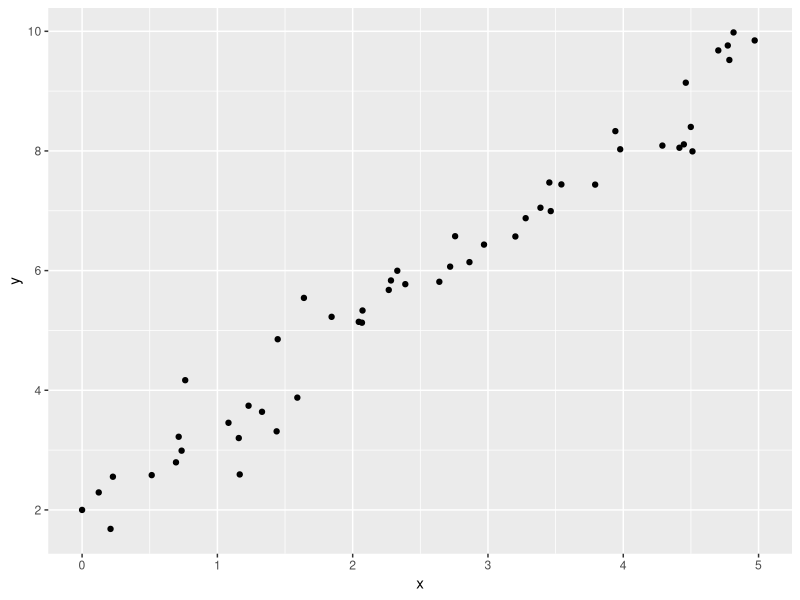
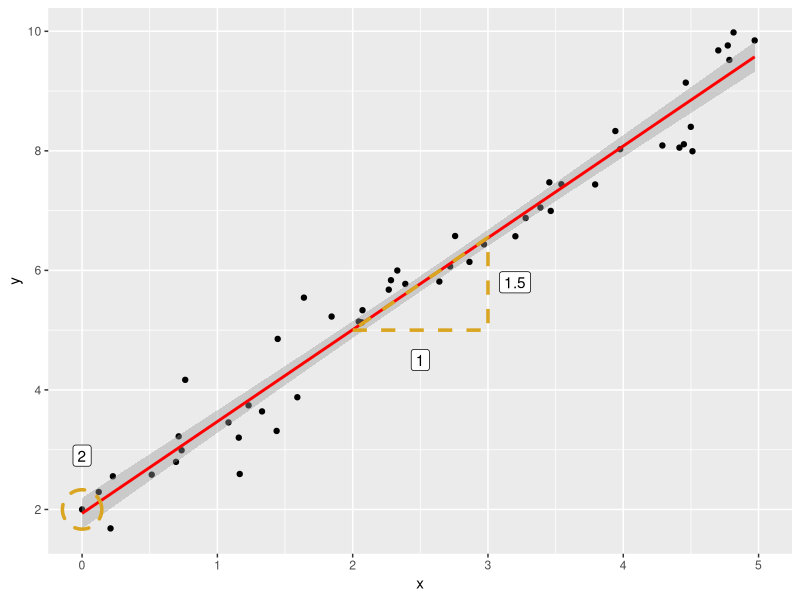
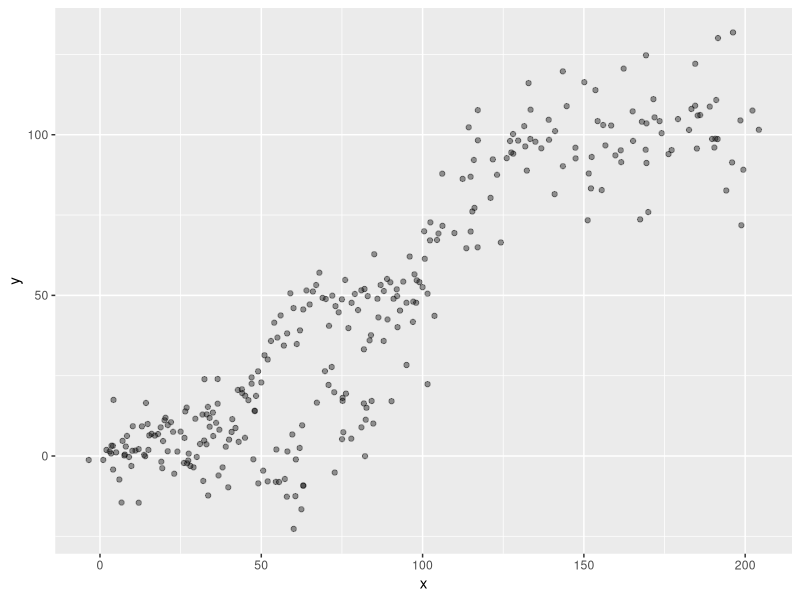
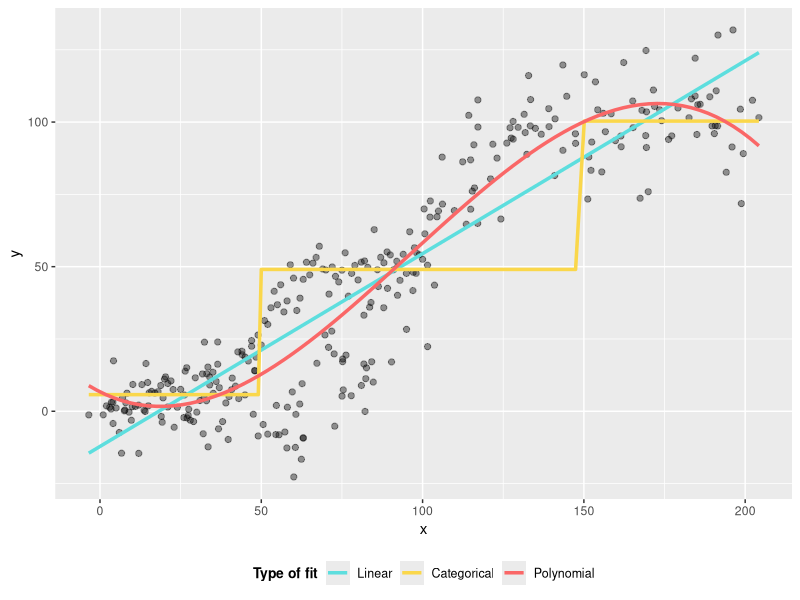
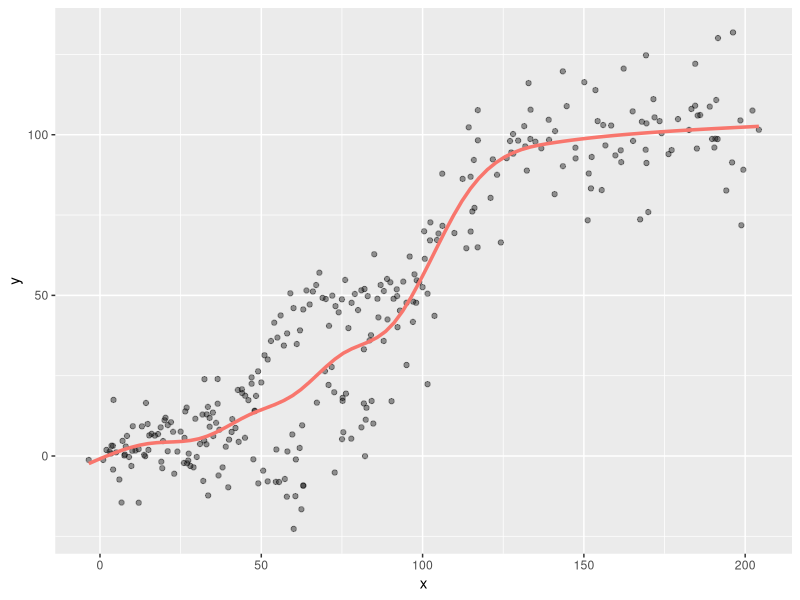
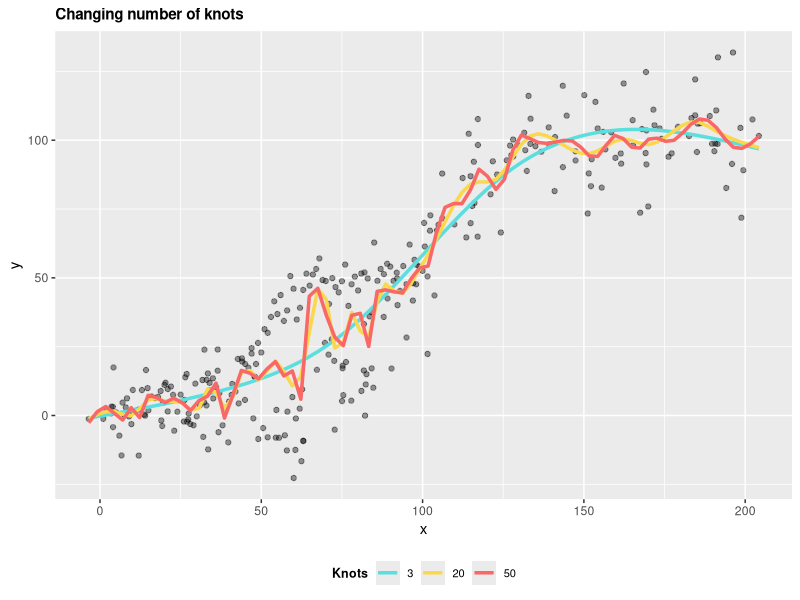
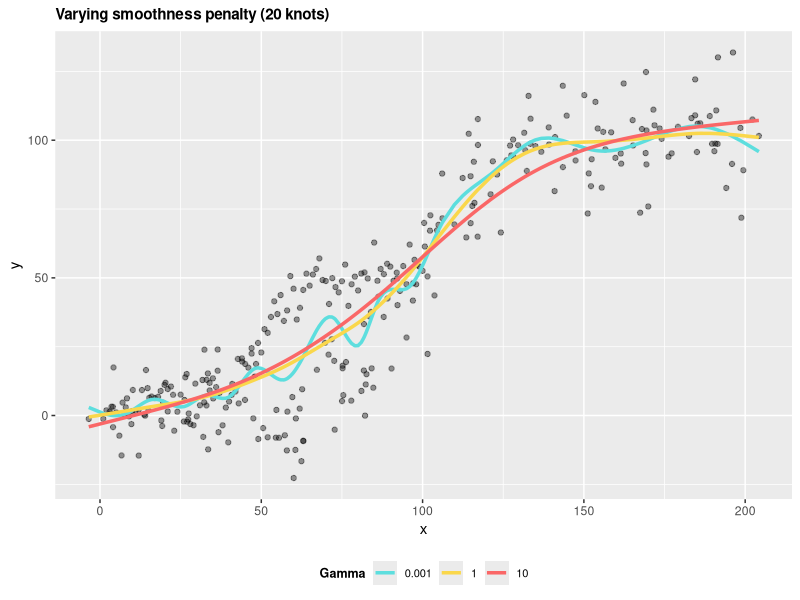
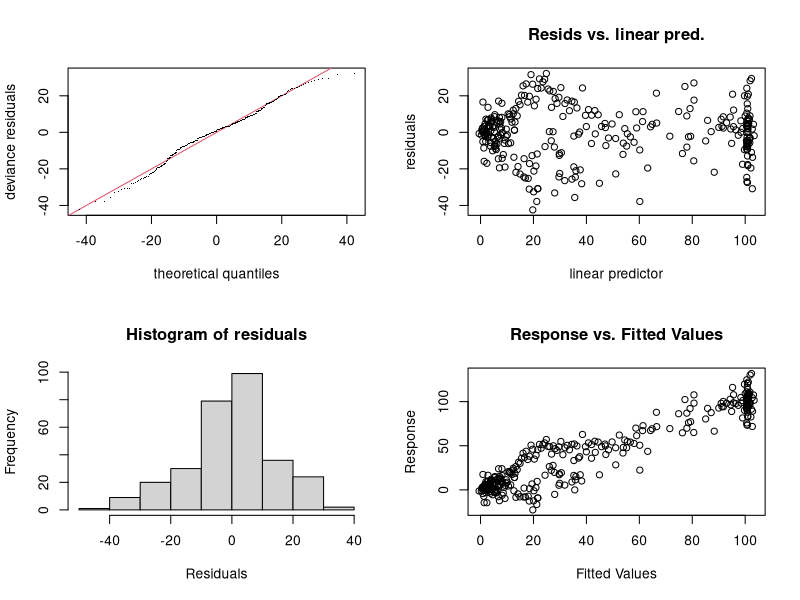

The R script that drew these images, in order:
## ---- chunk 1
options(htmltools.dir.version = FALSE)
knitr::opts_chunk$set(fig.width=10, fig.height=6, fig.align = "center", dev.args = list(png = list(type = "cairo"))) 

library(Cairo)

set.seed(123)

x <- c(runif(50, 0, 5), 0)
y <- 2 + (1.5 * x) + rnorm(50, 0, 0.5)
y[51] <- 2

my_data <- data.frame(x, y)

rm(list = c('x','y'))

x <- c(2,3,3)
y <- 2 + (1.5 * x)
y[2] <- y[1]
y[3] <- y[3] +0.05

dt2 <- data.frame(x, y)

rm(list = c('x','y'))

triangle<- data.frame(x=c(2.5, 3.2, 0),
y = c(4.5, 5.8, 2.9), 
label=c("1", "1.5", "2"))



## ---- chunk 2
#library(xaringanthemer)
#mono_light(base_color = "#23395b",
#           )
## ---- chunk 3
library(ggplot2)
library(ggforce)
a<-ggplot(my_data, aes(x=x,y=y))+
  geom_point()+
  scale_x_continuous(limits=c(0,5))+
  scale_y_continuous(breaks=seq(2,10,2))

a
## ---- chunk 4
a+geom_smooth(col="red", method="lm")+
  geom_polygon(aes(x=x, y=y), col="goldenrod", fill=NA, linetype="dashed", size=1.2, data=dt2)+
  geom_label(aes(x=x, y = y, label=label), data=triangle)+
  geom_mark_circle(aes(x=0, y=2, r=0.5), col="goldenrod",  fill=NA, linetype="dashed", size=1.2)
## ---- chunk 5
### Sigmoid function ### create a function to generate sigmoid pattern
sigmoid <- function(x, lower_asymptote, carrying_capacity, growth_rate, time_max) {
  return(lower_asymptote + ((carrying_capacity - lower_asymptote)/(1 + exp(-growth_rate * 
                                                                             (x - time_max)))))
}
x <- 1:100
x <- c(x, x+rnorm(x,x,2), x+rnorm(x, x, 5))
y <- sigmoid(1:100, 1, 50, 0.2, 50) + rnorm(100, 0, 5)
y <- c(y, y+rnorm(y, y, 3), y+rnorm(y, y, 8))
dt<-data.frame(x,y)

dt$cat<-factor(ifelse(dt$x<50, "a", ifelse(dt$x <150, "b", "c")))

dt$cat_pred<-predict(lm(dt$y ~ dt$cat))



ggplot(dt, aes(y=y, x=x))+
  geom_point(size=1.5, alpha=0.4)

## ---- chunk 6
ggplot(dt, aes(y=y, x=x))+
  geom_point(size=1.8, alpha=0.4)+
  geom_smooth(aes(col="A"), method = "lm",  se=FALSE, size=1.2)+
  geom_line(aes(y=cat_pred, col="B"),  size=1.2)+
  geom_smooth(aes(col="C"), method = "lm", formula= y~poly(x, 3),  se=FALSE, size=1.2)+
  scale_color_manual(values = c("#5DDEDE", "#FAD74B" ,"#FA6767"),
                     labels= factor(x=c("A", "B", "C"), levels=c("A", "B", "C"), labels=c("Linear", "Categorical", "Polynomial"), ordered=TRUE)
                     , name="Type of fit")+
  #ggtitle("Varying approximations for non-linear relationships")+
  theme(legend.position = "bottom",
        legend.title = element_text(face="bold", size=10),
        legend.text = element_text(size=9),
        plot.title = element_text(size = 12, face="bold") )
## ---- chunk 7
library(splines)
ggplot(dt, aes(y=y, x=x))+
  geom_point(size=1.5, alpha=0.4)+
  geom_smooth(aes(col="A"), method = "lm", formula = y~ns(x,10), se=FALSE, size=1.2, show.legend = FALSE)
## ---- chunk 8
library(viridis)
library(mgcv)

knotplot<-factor(c("3-knots" = "#5DDEDE", "20-knots" =  "#FAD74B" , "50-knots" ="#FA6767" ), ordered = TRUE)
knotplot<-factor(c("#5DDEDE", "#FAD74B" , "#FA6767" ), labels = c("3-knots", "20-knots" , "50-knots"), ordered = TRUE)

knotplot<-c("#5DDEDE"="3", "#FAD74B"="20" ,"#FA6767"="50") 
k2<-as.factor(knotplot)

ggplot(dt, aes(y=y, x=x))+
  geom_point(size=1.5, alpha=0.4)+
   geom_smooth(aes(col="A"), method = "lm", formula = y~ns(x,4), se=FALSE, size=1.2)+
   geom_smooth(aes(col="B"), method = "lm", formula = y~ns(x,31), se=FALSE, size=1.2)+
   geom_smooth(aes(col="C"), method = "lm", formula = y~ns(x,51), se = FALSE, size=1.2)+
  scale_color_manual(values = c("#5DDEDE", "#FAD74B" ,"#FA6767"),
                     labels= factor(x=c("A", "B", "C"), levels=c("A", "B", "C"), labels=c("3", "20", "50"), ordered=TRUE)
                     , name="Knots")+

  # scale_color_discrete(#values = c("#5DDEDE", "#FAD74B" ,"#FA6767")
  #                    breaks= c("3","20","50"), name="Knots" )+
  # 
  ggtitle("Changing number of knots")+
  theme(legend.title = element_text(face="bold", size=9),
        legend.text = element_text(size=8),
        legend.position = "bottom",
        plot.title = element_text(size = 11, face="bold") )


## ---- chunk 9
########### Use gam sim for sigmoid and show difference in lambda ###############

smsp<-gam(y~s(x, bs="cr", k=20), data=dt, gamma=0.001)
dt$sp1<-predict(smsp, type="response")

smsp2<-gam(y~s(x, bs="cr", k=20), data=dt, gamma = 1 )
dt$sp2<-predict(smsp2, type="response")

smsp3<-gam(y~s(x, bs="cr", k=20), data=dt, gamma = 10)
dt$sp3<-predict(smsp3, type="response")


#dt$sp1<-NULL
ggplot(dt, aes(y=y, x=x))+
  geom_point(alpha=0.4)+
  geom_line(aes(y=sp1, x=x, col="0.001"), size=1.2)+
  geom_line(aes(y=sp2, x=x, col="1"), size=1.2)+
  geom_line(aes(y=sp3, x=x, col="10"), size=1.2)+
  scale_color_manual(values = c("#5DDEDE", "#FAD74B" ,"#FA6767"),
                     labels= factor(x=c("A", "B", "C"), levels=c("A", "B", "C"), labels=c("0.001", "1", "10"), ordered=TRUE)
                     , name="Gamma")+
  ggtitle("Varying smoothness penalty (20 knots)")+
    theme(legend.title = element_text(face="bold", size=09),
        legend.text = element_text(size=8),
        legend.position = "bottom",
        plot.title = element_text(size = 11, face="bold") )
  
## ---- chunk 10
library(mgcv)
my_gam <- gam(y ~ s(x, bs="cr"), data=dt)
## ---- chunk 11
summary(my_gam)
## ---- chunk 12
gam.check(my_gam)
## ---- chunk 13
gam.check(my_gam)
## ---- chunk 14
my_lm <- lm(y ~ x, data=dt)

anova(my_lm, my_gam)
